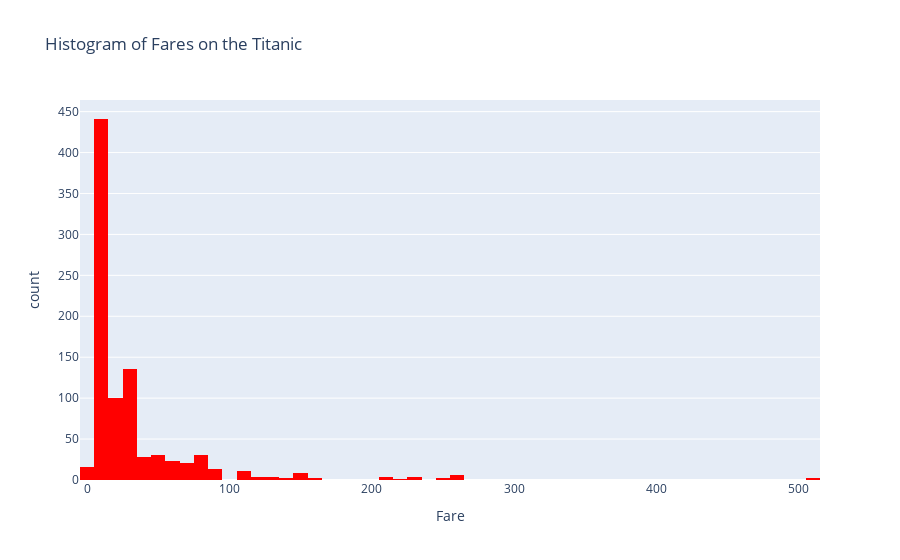

Notebook code for this chart:
### Markdown cell above
[Back to top](#Index:) 

### Problem 4

#### Histogram with `plotly`

Create a histogram of the fare column using `plotly`.  Use the `color_discrete_sequence` argument to change the default color, add a title `Histogram of Fares on the Titanic`, and an x-label `Fare`.

Save the image as `img4` in the `results` folder.

### Code cell
### GRADED

# YOUR CODE HERE
img4 = 'results/img4.png'

custom_colors = ['#FF0000', '#0000FF', '#008000']

fig4 = px.histogram(titanic,
              x="fare",
              title="Histogram of Fares on the Titanic",
              color_discrete_sequence=custom_colors, 
              labels={"fare": "Fare"})

plt.savefig(img4)
fig4.show()

### Figure 1 — Plotly figure (JSON) as saved in the notebook; plotly's stock layout.template omitted (floating-point values rounded to 4 significant figures; data arrays with more than 128 entries replaced by an {"elided": "..."} marker saying what was removed)
{"data": [{"alignmentgroup": "True", "bingroup": "x", "hovertemplate": "Fare=%{x}<br>count=%{y}<extra></extra>", "legendgroup": "", "marker": {"color": "#FF0000", "pattern": {"shape": ""}}, "name": "", "offsetgroup": "", "orientation": "v", "showlegend": false, "type": "histogram", "x": {"elided": "891 float values"}, "xaxis": "x", "yaxis": "y"}], "layout": {"autosize": true, "barmode": "relative", "legend": {"tracegroupgap": 0}, "title": {"text": "Histogram of Fares on the Titanic"}, "xaxis": {"anchor": "y", "autorange": true, "domain": [0, 1], "range": [-5, 515], "title": {"text": "Fare"}, "type": "linear"}, "yaxis": {"anchor": "x", "autorange": true, "domain": [0, 1], "range": [0, 464.2], "title": {"text": "count"}}}}
